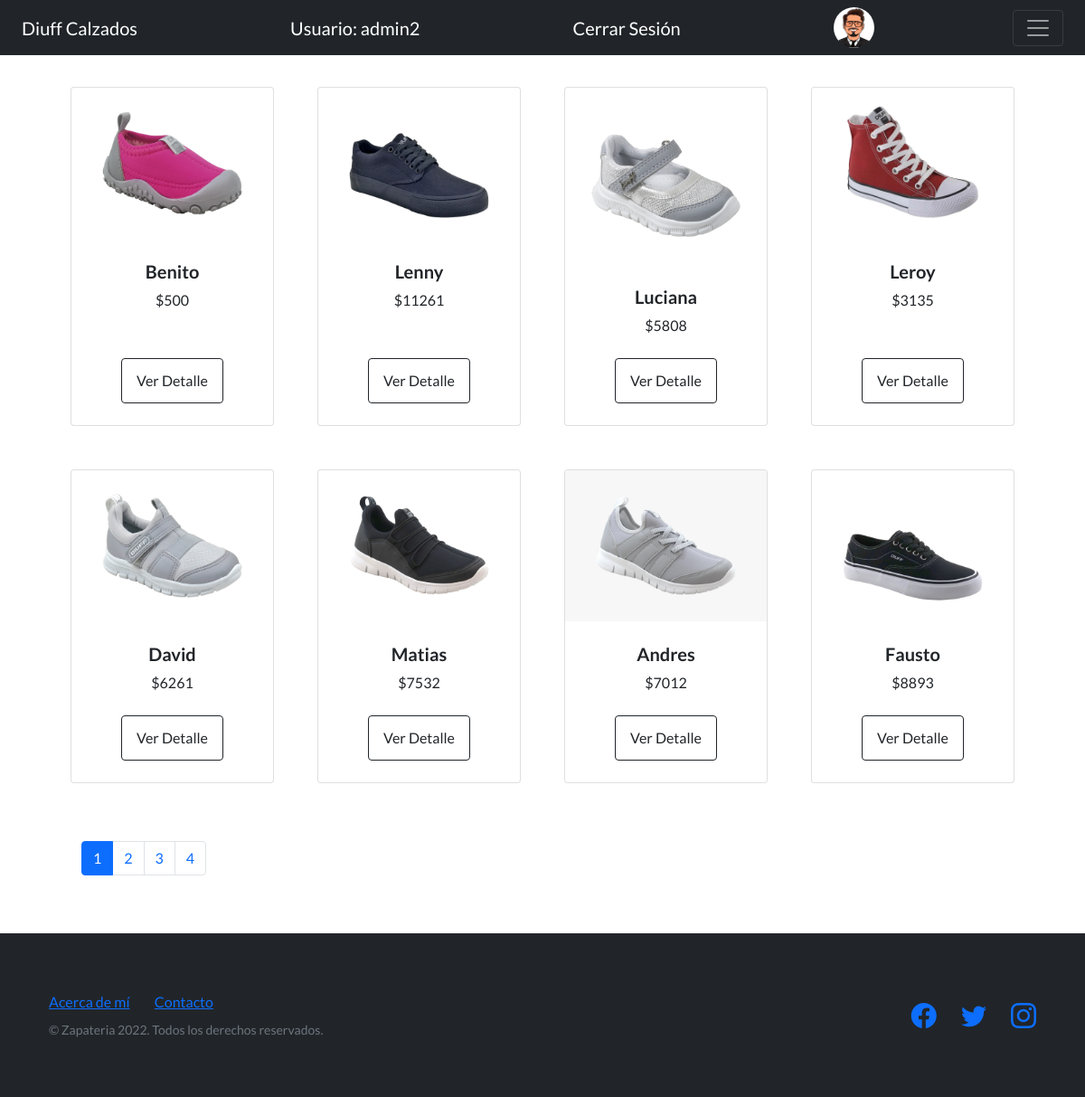
Page /catalogo/listaArticulos/ (signed in) on the committed database.
### AppProyectoFinalPython/models.py (models this page shows, shortened)
class Articulo(models.Model):
    CodigoArticulo = models.CharField(max_length=8)
    Descripcion = models.CharField(max_length=30)
    Color = models.CharField(max_length=30)
    Talle = models.CharField(max_length=20)
    Precio = models.CharField(max_length=20)
    CodigoBarra = models.CharField(max_length=30)
    imagen = models.ImageField(upload_to='articulos', blank=True, null=True)
    DescripcionLarga = models.CharField(max_length=300)

### AppCatalogoArticulos/views.py (the view)
# urls.py: path('catalogo/listaArticulos/', lista_articulos, name='Articulos'),
def lista_articulos(request):
    avatar = Avatar()
    try:
        avatar = Avatar.objects.get(user=request.user.id)
    except:
        print("No hay datos")
    listado_articulos  = Articulo.objects.all()
    paginator     = Paginator(listado_articulos,8)
    pagina        = request.GET.get("page") or 1
    articulos     = paginator.get_page(pagina)
    pagina_actual = int(pagina)
    paginas       = range(1, articulos.paginator.num_pages + 1)
    contexto      = {"Articulos": articulos, "paginas":paginas, "pagina_actual":pagina_actual}
    busqueda      = request.GET.get("buscar")
    if(avatar.imagen):
        contexto["url"] = avatar.imagen.url
    return render(request, "lista-articulos.html", contexto )

### AppCatalogoArticulos/Templates/lista-articulos.html (shortened to what this page needs)
{% extends 'navBar.html'%}
{% load static %}
{% block blockDinamico %}
<section class="py-5">
    <div class="container px-4 px-lg-5 mt-5">
        <div class="row gx-4 gx-lg-5 row-cols-2 row-cols-md-3 row-cols-xl-4 justify-content-center">
            {% for articulo in Articulos %}
            <div class="col mb-5">
                <div class="card h-100">
                    {% if articulo.imagen %}
                        <img class="card-img-top" src="{{articulo.imagen.url}}" alt="..." />
                    {% else %}
                        <img class="card-img-top" src="https://dummyimage.com/600x700/dee2e6/6c757d.jpg" alt="..." />
                    {% endif %}
                    <div class="card-body p-4">
                        <div class="text-center">
                            <h5 class="fw-bolder">{{articulo.Descripcion}}</h5>
                            ${{articulo.Precio}}
                        </div>
                    </div>
                    <div class="card-footer p-4 pt-0 border-top-0 bg-transparent">
                        <div class="text-center"><a class="btn btn-outline-dark mt-auto" href="{% url 'VistaDetalleArticulo' articulo.id %}">Ver Detalle</a></div>
                    </div>
                </div>
            </div>
            {% endfor %}
        </div>
        <div class="row mt-3 justify-content-center" style="margin:auto; width:auto">
            <nav>
                <ul class="pagination">
                    {% for pagina in paginas %}
                    <li class="page-item{% if pagina_actual == pagina %} active {% endif %}">
                        <a class="page-link options-nav"
                            href="{% if busqueda %} ?buscar={{ busqueda }}&page={{ pagina }} {% else %} ?page={{ pagina }} {% endif %}">
                            {{pagina}}
                        </a>
                    </li>
                    {% endfor %}
                </ul>
            </nav>
        </div>
    </div>
</section>
{% endblock blockDinamico %}

### AppProyectoFinalPython/templates/navBar.html (shortened to what this page needs)
<!DOCTYPE html>
<html lang="en">
    <head>
        {% load static %}
        <link href="https://cdn.jsdelivr.net/npm/bootstrap-icons@1.5.0/font/bootstrap-icons.css" rel="stylesheet" type="text/css" />
        <link href="https://cdn.jsdelivr.net/npm/bootstrap@5.2.0/dist/css/bootstrap.min.css" rel="stylesheet"
>
        <link href="{% static 'css/styles.css' %}" rel="stylesheet" />
    </head>
    <body>
        <nav class="navbar navbar-dark bg-dark fixed-top">
            <div class="container-fluid">
              <a class="navbar-brand" href="{% url 'Inicio' %}">Diuff Calzados</a>
              {% if user.is_authenticated %}
              <a class="navbar-brand" href="{% url 'Inicio' %}">Usuario: {{user.username}}</a>
              <a class="navbar-brand" href="{% url 'Logout' %}">Cerrar Sesión</a>
              {% if url %}
                  <img src="{{url}}" class="bg-info rounded-circle" width="45px" height="45px" alt="avatar">
              {% endif %}
              {% else %}
                <a class="navbar-brand" href="{% url 'Login' %}">Iniciar Sesión</a>
              {% endif %}
              <button class="navbar-toggler" type="button" data-bs-toggle="offcanvas" data-bs-target="#offcanvasDarkNavbar" aria-controls="offcanvasDarkNavbar">
                <span class="navbar-toggler-icon"></span>
              </button>
            </div>
          </nav>
          {% block blockDinamico %}
          {% endblock blockDinamico %}
          <footer class="footer bg-dark">
            <div class="container">
                <div class="row">
                    <div class="col-lg-6 h-100 text-center text-lg-start my-auto">
                        <ul class="list-inline mb-2">
                            <li class="list-inline-item"><a href="{% url 'AcercaDeMi' %}">Acerca de mí</a></li>
                            <li class="list-inline-item">⋅</li>
                            <li class="list-inline-item"><a href="{% url 'Contacto' %}">Contacto</a></li>
                        </ul>
                        <p class="text-muted small mb-4 mb-lg-0">&copy; Zapateria 2022. Todos los derechos reservados.</p>
                    </div>
                    <div class="col-lg-6 h-100 text-center text-lg-end my-auto">
                        <ul class="list-inline mb-0">
                            <li class="list-inline-item me-4">
                                <a href="#!"><i class="bi-facebook fs-3"></i></a>
                            </li>
                            <li class="list-inline-item me-4">
                                <a href="#!"><i class="bi-twitter fs-3"></i></a>
                            </li>
                            <li class="list-inline-item">
                                <a href="#!"><i class="bi-instagram fs-3"></i></a>
                            </li>
                        </ul>
                    </div>
                </div>
            </div>
        </footer>
    </body>
</html>

### rows in the picture
Articulo: imagen (picture), Descripcion "Benito", Precio "500"
Articulo: imagen (picture), Descripcion "Lenny", Precio "11261"
Articulo: imagen (picture), Descripcion "Luciana", Precio "5808"
Articulo: imagen (picture), Descripcion "Leroy", Precio "3135"
Articulo: imagen (picture), Descripcion "David", Precio "6261"
Articulo: imagen (picture), Descripcion "Matias", Precio "7532"
Articulo: imagen (picture), Descripcion "Andres", Precio "7012"
Articulo: imagen (picture), Descripcion "Fausto", Precio "8893"

### other values in the picture
{{ user.username }} "admin2"
{{ pagina }} "1" "2" "3" "4"
